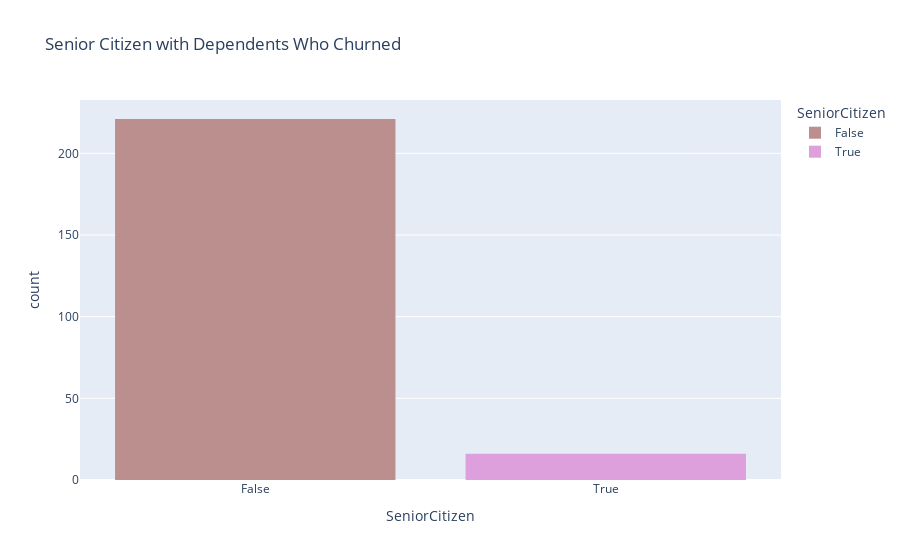

Notebook cell for this chart:
### Markdown cell above
#### 3. How many senior citizens with dependents churn?

### Code cell
Senior_dept = voda_data[(voda_data["Churn"]== "Yes")&(voda_data["Dependents"]== "Yes")]
snrc_dep = px.histogram(x="SeniorCitizen", data_frame=Senior_dept, color= "SeniorCitizen", color_discrete_sequence=["rosybrown", "plum"], 
             title= "Senior Citizen with Dependents Who Churned")
snrc_dep.show()

### Figure 1 — Plotly figure (JSON) as saved in the notebook; plotly's stock layout.template omitted (floating-point values rounded to 4 significant figures; data arrays with more than 128 entries replaced by an {"elided": "..."} marker saying what was removed)
{"data": [{"alignmentgroup": "True", "bingroup": "x", "hovertemplate": "SeniorCitizen=%{x}<br>count=%{y}<extra></extra>", "legendgroup": "False", "marker": {"color": "rosybrown", "pattern": {"shape": ""}}, "name": "False", "offsetgroup": "False", "orientation": "v", "showlegend": true, "type": "histogram", "x": {"elided": "221 str values"}, "xaxis": "x", "yaxis": "y"}, {"alignmentgroup": "True", "bingroup": "x", "hovertemplate": "SeniorCitizen=%{x}<br>count=%{y}<extra></extra>", "legendgroup": "True", "marker": {"color": "plum", "pattern": {"shape": ""}}, "name": "True", "offsetgroup": "True", "orientation": "v", "showlegend": true, "type": "histogram", "x": ["True", "True", "True", "True", "True", "True", "True", "True", "True", "True", "True", "True", "True", "True", "True", "True"], "xaxis": "x", "yaxis": "y"}], "layout": {"barmode": "relative", "legend": {"title": {"text": "SeniorCitizen"}, "tracegroupgap": 0}, "title": {"text": "Senior Citizen with Dependents Who Churned"}, "xaxis": {"anchor": "y", "categoryarray": ["False", "True"], "categoryorder": "array", "domain": [0, 1], "title": {"text": "SeniorCitizen"}}, "yaxis": {"anchor": "x", "domain": [0, 1], "title": {"text": "count"}}}}
